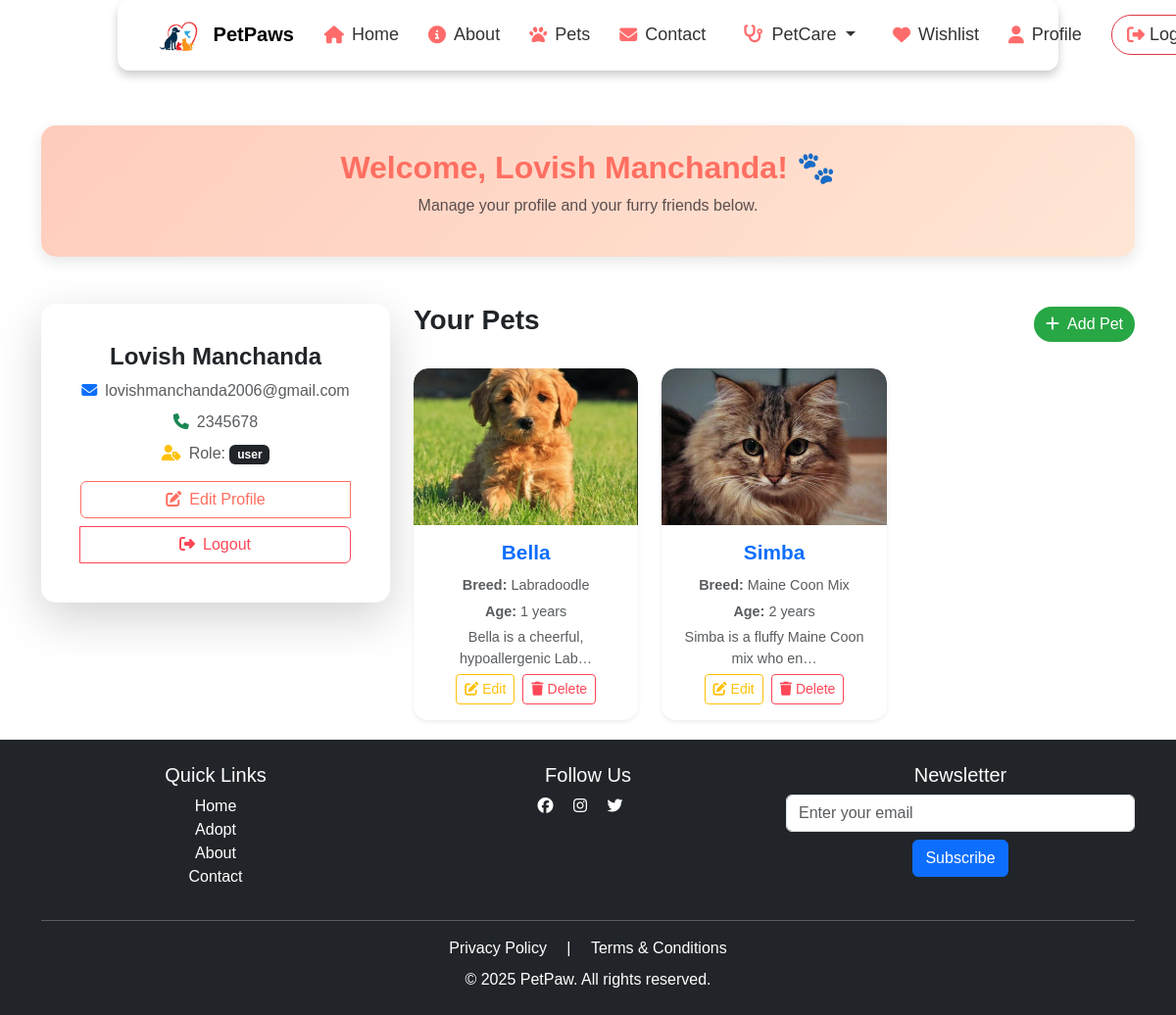
The app's page /profile/ (signed in) with its own data.
### PetPaws/models.py (models this page shows, shortened)
class AppUser(AbstractUser):
    username = None  # Remove username field
    email = models.EmailField(unique=True)
    name = models.CharField(max_length=150)
    phone = models.CharField(max_length=15)
    address = models.CharField(max_length=255)
    gender = models.CharField(max_length=10, choices=[('Male', 'Male'), ('Female', 'Female'), ('Other', 'Other')])
    role = models.CharField(max_length=50, default='user')
    USERNAME_FIELD = 'email'
    REQUIRED_FIELDS = ['name', 'phone', 'address', 'gender']
    objects = AppUserManager()

class Pet(models.Model):
    STATUS_CHOICES = [
        ('Available', 'Available'),
        ('Adopted', 'Adopted'),
        ('Under Review', 'Under Review'),
        ('Sold', 'Sold'),
    ]
    PET_TYPE_CHOICES = [
        ('Dog', 'Dog'),
        ('Cat', 'Cat'),
        ('Bird', 'Bird'),
        ('Horse', 'Horse'),
        ('Other', 'Other'),
    ]
    name = models.CharField(max_length=100)
    breed = models.CharField(max_length=100)
    age = models.PositiveIntegerField()
    description = models.TextField(blank=True, null=True)
    image = models.ImageField(upload_to='pet_images/', default='pet_images/default_pet.jpg')
    status = models.CharField(max_length=50, choices=STATUS_CHOICES, default='Available')
    owner = models.ForeignKey(settings.AUTH_USER_MODEL, on_delete=models.CASCADE, related_name='pets')
    medical_issues = models.CharField(max_length=255, blank=True, null=True)
    pet_type = models.CharField(max_length=50, choices=PET_TYPE_CHOICES)
    other_pet_type = models.CharField(max_length=100, blank=True, null=True)
    address = models.CharField(max_length=255)

### PetPaws/views.py (the view)
# urls.py: path('profile/', views.profile_view, name='profile'),
def profile_view(request):
    return render(request, 'profile.html')

### PetPaws/templates/profile.html (shortened to what this page needs)
{% extends "base.html" %}
{% load static %}
{% block content %}
<div class="container mt-5">
    <div class="profile-header text-center mb-5 p-4">
        <h2 class="fw-bold">Welcome, {{ request.user.name }}! 🐾</h2>
        <p class="text-muted">Manage your profile and your furry friends below.</p>
    </div>
    <div class="row">
        <div class="col-md-4 mb-4">
            <div class="card shadow-lg border-0 p-4">
                <div class="card-body text-center">
                    <h4 class="fw-bold text-dark">{{ request.user.name }}</h4>
                    <p class="text-muted mb-2"><i class="fas fa-envelope text-primary me-2"></i>{{ request.user.email }}</p>
                    <p class="text-muted mb-2"><i class="fas fa-phone text-success me-2"></i>{{ request.user.phone }}</p>
                    <p class="text-muted mb-3"><i class="fas fa-user-tag text-warning me-2"></i>Role: <span class="badge bg-dark">{{ request.user.role }}</span></p>
                    <div class="btn-group mt-3 d-flex flex-column gap-2">
                        <a href="{% url 'edit_profile' %}" class="btn btn-outline-primary"><i class="fas fa-edit me-2"></i>Edit Profile</a>
                        <a href="{% url 'logout' %}" class="btn btn-outline-danger"><i class="fas fa-sign-out-alt me-2"></i>Logout</a>
                    </div>
                </div>
            </div>
        </div>
        <div class="col-md-8">
            <div class="d-flex justify-content-between align-items-center mb-4">
                <h3 class="fw-bold text-dark">Your Pets</h3>
                <a href="{% url 'add_pet' %}" class="btn btn-success"><i class="fas fa-plus me-2"></i>Add Pet</a>
            </div>
            {% if request.user.pets.all %}
            <div class="row row-cols-1 row-cols-md-2 row-cols-lg-3 g-4">
                {% for pet in request.user.pets.all %}
                <div class="col">
                    <div class="card pet-card shadow-sm border-0">
                        <img src="{{ pet.image.url }}" class="card-img-top pet-img" alt="{{ pet.name }}">
                        <div class="card-body text-center">
                            <h5 class="card-title fw-bold text-primary">{{ pet.name }}</h5>
                            <p class="card-text text-muted"><strong>Breed:</strong> {{ pet.breed }}</p>
                            <p class="card-text text-muted"><strong>Age:</strong> {{ pet.age }} years</p>
                            <p class="card-text text-muted">{{ pet.description|truncatechars:40 }}</p>
                            <div class="d-flex justify-content-center gap-2">
                                <a href="{% url 'edit_pet' pet.id %}" class="btn btn-outline-warning btn-sm"><i class="fas fa-edit me-1"></i>Edit</a>
                                <a href="{% url 'delete_pet' pet.id %}" class="btn btn-outline-danger btn-sm" onclick="return confirm('Are you sure you want to delete this pet?')"><i class="fas fa-trash me-1"></i>Delete</a>
                            </div>
                        </div>
                    </div>
                </div>
                {% endfor %}
            </div>
            {% else %}
            <p class="text-muted text-center">You haven’t added any pets yet. Start by adding a new pet above! 🐾</p>
            {% endif %}
        </div>
    </div>
</div>
{% endblock %}

### PetPaws/static/styles.css (style rules this page uses)
body { font-family: 'Poppins', sans-serif; background-color: #f8f9fa; color: #333; transition: background-color 0.3s ease-in-out; }
* { margin: 0; padding: 0; box-sizing: border-box; font-family: 'Poppins', sans-serif; }
body { margin: 0; padding: 0; background: #ffffff; position: relative; min-height: 100vh; }

### PetPaws/templates/base.html (style rules this page uses)
body { padding-top: 80px; }
html, body { height: 100%; margin: 0; display: flex; flex-direction: column; }

### PetPaws/templates/profile.html (style rules this page uses)
.profile-header { background: linear-gradient(135deg, #ffccbc 0%, #ffe6d5 100%); border-radius: 15px; padding: 30px; box-shadow: 0 5px 15px rgba(0, 0, 0, 0.1); animation: fadeInDown 1s ease; }
.profile-header h2 { color: #ff6f61; font-weight: 700; }
.profile-header .text-muted { color: #5a4e4e !important; }
.card { border-radius: 15px; transition: transform 0.3s ease, box-shadow 0.3s ease; }
.card .btn-outline-primary { border-color: #ff6f61; color: #ff6f61; }
.card .btn-outline-danger { border-color: #ff4757; color: #ff4757; }
.pet-card { transition: transform 0.3s ease, box-shadow 0.3s ease; overflow: hidden; }
.pet-img { height: 160px; object-fit: cover; border-top-left-radius: 15px; border-top-right-radius: 15px; transition: transform 0.3s ease; }
.pet-card .card-title { color: #ff6f61; font-size: 1.3rem; margin-bottom: 10px; }
.pet-card .card-text { font-size: 0.9rem; color: #777; margin-bottom: 5px; }
.pet-card .btn-outline-warning { border-color: #ffc107; color: #ffc107; }
.pet-card .btn-outline-danger { border-color: #ff4757; color: #ff4757; }
.btn-success { background: #28a745; border: none; border-radius: 20px; transition: all 0.3s ease; }
.pet-card { animation: fadeInUp 0.5s ease; }

### records on screen
AppUser: user.name "Lovish Manchanda", user.email "lovishmanchanda2006@gmail.com", user.phone "2345678", user.role "user"
Pet: image (picture), name "Bella", breed "Labradoodle", age "1", description "Bella is a cheerful, hypoallergenic Lab…"
Pet: image (picture), name "Simba", breed "Maine Coon Mix", age "2", description "Simba is a fluffy Maine Coon mix who en…"
